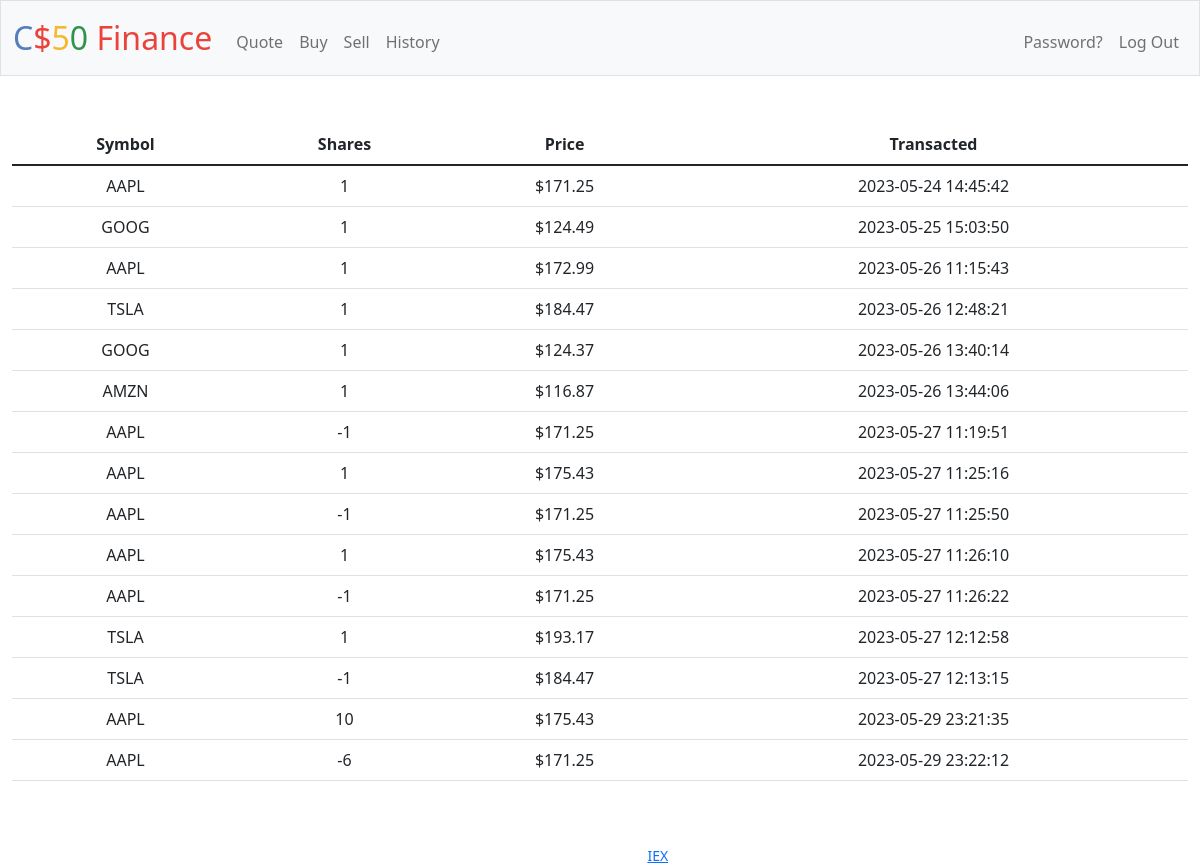
The app's page /history (signed in) with its own data.
### tables this page shows
CREATE TABLE transac(
    id INTEGER PRIMARY KEY AUTOINCREMENT,
    user_id INTEGER NOT NULL,
    name TEXT NOT NULL,
    shares INTEGER NOT NULL,
	price NUMERIC NOT NULL,
    type TEXT NOT NULL,
    symbol TEXT NOT NULL,
    time TIMESTAMP DEFAULT CURRENT_TIMESTAMP,
    FOREIGN KEY(user_id) REFERENCES users(id)
);

### app.py (the view)
@app.route("/history")
@login_required
def history():
    user = session['user_id']
    cash = db.execute("SELECT cash FROM users WHERE id=?", user)[0]['cash']
    data = db.execute("SELECT symbol, shares, price, time FROM transac WHERE user_id=?", user)
    return  render_template("history.html", data=data, cash=cash, usd=usd)

### app.py (called while the page is built)
@app.after_request
def after_request(response):
    response.headers["Cache-Control"] = "no-cache, no-store, must-revalidate"
    response.headers["Expires"] = 0
    response.headers["Pragma"] = "no-cache"
    return response

### helpers.py (called while the page is built)
def login_required(f):
    @wraps(f)
    def decorated_function(*args, **kwargs):
        if session.get("user_id") is None:
            return redirect("/login")
        return f(*args, **kwargs)
    return decorated_function

def usd(value):
    return f"${value:,.2f}"

### templates/history.html
{% extends "layout.html"%}{% block title%} History {% endblock%}
{% block history%}
    <body class="background" style="background-image: url('https://img.freepik.com/premium-photo/business-stock-market-digital-data-financial-investment_24070-1624.jpg?w=2000')"></body>
    <table class="table table-stiped">
        <thead>
            <tr>
                <th>Symbol</th>
                <th>Shares</th>
                <th>Price</th>
                <th>Transacted</th>
            </tr>
        </thead>
        <tbody>
            {% for d in data%}
                <tr>
                    <td>{{d.symbol}}</td>
                    <td>{{d.shares}}</td>
                    <td>{{usd(d.price)}}</td>
                    <td>{{d.time}}</td>
                </tr>
            {% endfor%}
        </tbody>
    </table>
{%endblock%}

### static/styles.css (style rules this page uses)
.background { height : 100vh; background-size: cover; background-position: center center; }
table { background-color: white; width: 100% }
table td { padding: 30px; }
table th { padding: 30px; background-color: grey; }

### records on screen
transac: symbol "AAPL", shares "1", price "$171.25", time "2023-05-24 14:45:42"
transac: symbol "GOOG", shares "1", price "$124.49", time "2023-05-25 15:03:50"
transac: symbol "AAPL", shares "1", price "$172.99", time "2023-05-26 11:15:43"
transac: symbol "TSLA", shares "1", price "$184.47", time "2023-05-26 12:48:21"
transac: symbol "GOOG", shares "1", price "$124.37", time "2023-05-26 13:40:14"
transac: symbol "AMZN", shares "1", price "$116.87", time "2023-05-26 13:44:06"
transac: symbol "AAPL", shares "-1", price "$171.25", time "2023-05-27 11:19:51"
transac: symbol "AAPL", shares "1", price "$175.43", time "2023-05-27 11:25:16"
transac: symbol "AAPL", shares "-1", price "$171.25", time "2023-05-27 11:25:50"
transac: symbol "AAPL", shares "1", price "$175.43", time "2023-05-27 11:26:10"
transac: symbol "AAPL", shares "-1", price "$171.25", time "2023-05-27 11:26:22"
transac: symbol "TSLA", shares "1", price "$193.17", time "2023-05-27 12:12:58"
transac: symbol "TSLA", shares "-1", price "$184.47", time "2023-05-27 12:13:15"
transac: symbol "AAPL", shares "10", price "$175.43", time "2023-05-29 23:21:35"
transac: symbol "AAPL", shares "-6", price "$171.25", time "2023-05-29 23:22:12"
